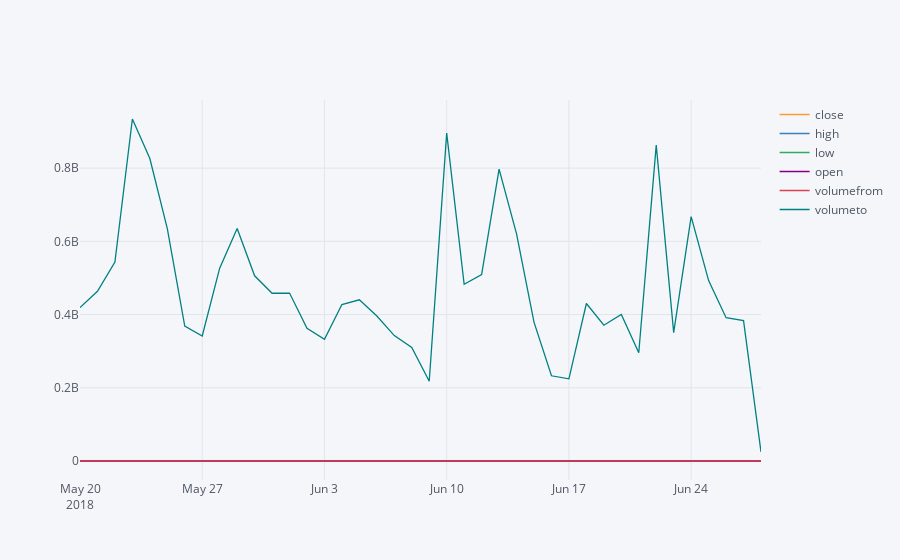

Notebook code cell kept with this figure:
### Code cell
# Plot the most current 40 days trend of Bitcoin price and volumes
BTCdata.tail(40).iplot()
